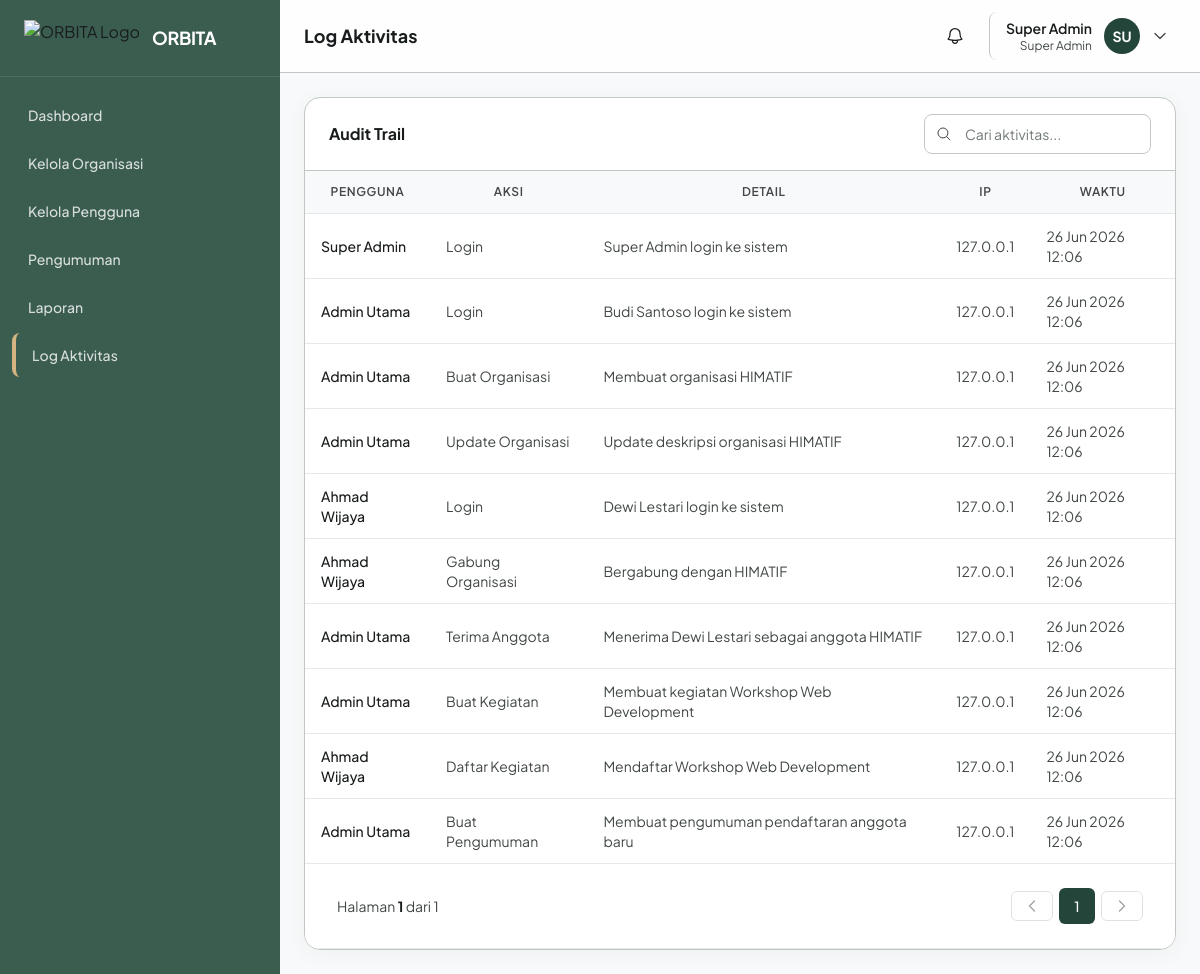
/pages/log/index.php (signed in), run on the app's committed database.
### tables this page shows
CREATE TABLE activity_log (
    id INT AUTO_INCREMENT PRIMARY KEY,
    user_id INT DEFAULT NULL,
    aksi VARCHAR(100) NOT NULL,
    detail TEXT,
    ip_address VARCHAR(45),
    user_agent TEXT,
    created_at DATETIME DEFAULT CURRENT_TIMESTAMP
);

CREATE TABLE users (
    id INT AUTO_INCREMENT PRIMARY KEY,
    nama VARCHAR(100) NOT NULL,
    email VARCHAR(100) NOT NULL UNIQUE,
    nim VARCHAR(20) NOT NULL UNIQUE,
    password VARCHAR(255) NOT NULL,
    role_id INT NOT NULL DEFAULT 2,
    no_hp VARCHAR(20),
    jurusan VARCHAR(100),
    angkatan VARCHAR(4),
    foto_profile VARCHAR(255) DEFAULT NULL,
    status ENUM('aktif', 'nonaktif', 'menunggu') DEFAULT 'aktif',
    reset_token VARCHAR(64) DEFAULT NULL,
    reset_expires DATETIME DEFAULT NULL,
    created_at DATETIME DEFAULT CURRENT_TIMESTAMP,
    updated_at DATETIME DEFAULT CURRENT_TIMESTAMP ON UPDATE CURRENT_TIMESTAMP,
    FOREIGN KEY (role_id) REFERENCES roles(id) ON DELETE CASCADE
);

### components/tables/log.php (the view, shortened to what this page needs)
<?php
foreach ($list as $log):
?>
<tr>
    <td class="text-sm font-medium text-on-surface"><?= e($log['nama'] ?? 'Sistem') ?></td>
    <td class="text-sm text-on-surface-variant"><?= e($log['aksi']) ?></td>
    <td class="text-sm text-on-surface-variant"><?= e($log['detail'] ?? '-') ?></td>
    <td class="text-sm text-on-surface-variant"><?= e($log['ip_address'] ?? '-') ?></td>
    <td class="text-sm text-on-surface-variant"><?= e(date('d M Y H:i', strtotime($log['created_at']))) ?></td>
</tr>
<?php endforeach; ?>
<?php if (!empty($list)): ?>
<tr><td colspan="5" class="bg-white border-t border-outline-variant"><?= renderPagination($p) ?></td></tr>
<?php endif; ?>

### components/head.php (shortened to what this page needs)
<!DOCTYPE html>
<html lang="id">
<head>
    <script src="https://cdn.tailwindcss.com"></script>
    <link rel="stylesheet" href="<?= BASE_URL ?>/assets/css/custom.css?v=3">
</head>
<body class="font-jakarta text-on-surface antialiased">

### components/sidebar.php (shortened to what this page needs)
<?php
$role = $_SESSION['role'] ?? '';
$current = $current_page ?? '';
function makeMenu(array $items): string {
    $html = '';
    foreach ($items as $item) {
        $isActive = (!empty($item['active'])) ? 'sidebar-active' : 'hover:bg-white/10';
        $html .= '<a href="' . $item['url'] . '" class="flex items-center gap-3 px-4 py-3 mx-3 rounded-lg text-white/80 transition-colors ' . $isActive . '">';
        $html .= $item['icon'];
        $html .= '<span class="text-sm font-medium">' . e($item['label']) . '</span></a>';
    }
    return $html;
}
$menus = [];
if ($role === 'Super Admin') {
    $menus = [
        ['page'=>'dashboard','label'=>'Dashboard','url'=>url('dashboard'),'icon'=>$icn['dashboard'],'active'=>$current==='dashboard'],
        ['page'=>'organisasi','label'=>'Kelola Organisasi','url'=>url('organisasi'),'icon'=>$icn['org'],'active'=>$current==='organisasi'],
        ['page'=>'pengguna','label'=>'Kelola Pengguna','url'=>url('pengguna'),'icon'=>$icn['users'],'active'=>$current==='pengguna'],
        ['page'=>'pengumuman','label'=>'Pengumuman','url'=>url('pengumuman'),'icon'=>$icn['announce'],'active'=>$current==='pengumuman'],
        ['page'=>'laporan','label'=>'Laporan','url'=>url('laporan'),'icon'=>$icn['report'],'active'=>$current==='laporan'],
        ['page'=>'log','label'=>'Log Aktivitas','url'=>url('log'),'icon'=>$icn['inbox'],'active'=>$current==='log'],
    ];
}
?>
<aside id="sidebar" class="fixed top-0 left-0 z-40 w-[280px] h-screen transition-transform -translate-x-full lg:translate-x-0 bg-primary-light">
    <div class="h-full flex flex-col">
        <div class="flex items-center gap-3 px-6 py-5 border-b border-white/10">
            <img src="<?= BASE_URL ?>/assets/images/orbita-logo.png" alt="ORBITA Logo" class="h-9 w-auto">
            <span class="text-white font-bold text-lg tracking-tight">ORBITA</span>
        </div>
        <nav class="flex-1 overflow-y-auto py-4 space-y-1">
            <?= makeMenu($menus) ?>
        </nav>
    </div>
</aside>

### components/navbar.php (shortened to what this page needs)
<header class="sticky top-0 z-20 bg-white/80 backdrop-blur border-b border-outline-variant">
    <div class="flex items-center justify-between px-6 py-3 lg:ml-[280px]">
        <div class="flex items-center gap-3">
            <h1 class="text-lg font-bold text-on-surface"><?= e($page_title ?? 'Dashboard') ?></h1>
        </div>
        <div class="flex items-center gap-4">
            <a href="<?= url('notifikasi') ?>" class="relative p-2 rounded-lg hover:bg-surface-low text-on-surface">
            </a>
            <div class="relative" id="profile-dropdown">
                <button type="button" onclick="toggleProfileDropdown()" class="flex items-center gap-3 pl-4 pr-2 py-1.5 rounded-lg border-l border-outline-variant cursor-pointer hover:bg-surface-low transition-colors">
                    <div class="text-right hidden sm:block">
                        <p class="text-sm font-semibold text-on-surface"><?= e($_SESSION['nama'] ?? 'User') ?></p>
                        <p class="text-xs text-on-surface-variant"><?= e($_SESSION['role'] ?? '') ?></p>
                    </div>
                    <div class="w-9 h-9 rounded-full bg-primary text-white flex items-center justify-center text-sm font-bold">
                        <?= e(strtoupper(substr($_SESSION['nama'] ?? 'U', 0, 2))) ?>
                    </div>
                    <svg id="profile-chevron" class="w-4 h-4 text-on-surface-variant transition-transform" fill="none" stroke="currentColor" stroke-width="2" viewBox="0 0 24 24"><path stroke-linecap="round" stroke-linejoin="round" d="M19.5 8.25l-7.5 7.5-7.5-7.5"/></svg>
                </button>
            </div>
        </div>
    </div>
</header>

### pages/log/index.php (shortened to what this page needs)
<?php
require_once __DIR__ . '/../../includes/functions.php';
$page_title = 'Log Aktivitas';
$current_page = 'log';
$pdo = db();
$search = trim($_GET['search'] ?? '');
$pageNum = max(1, (int) ($_GET['page'] ?? 1));
$perPage = 10;
$sql = "SELECT al.*, u.nama FROM activity_log al LEFT JOIN users u ON al.user_id=u.id WHERE 1=1";
$params = [];
$sql .= " ORDER BY al.created_at DESC";
$result = fetchPaginated($pdo, $sql, $params, $pageNum, $perPage);
$list = $result['list'];
$p = $result['p'];
?>
<?php require __DIR__ . '/../../components/head.php'; ?>
<?php require __DIR__ . '/../../components/sidebar.php'; ?>
<?php require __DIR__ . '/../../components/navbar.php'; ?>
<main class="p-6 lg:ml-[280px]">
    <div class="max-w-6xl mx-auto space-y-6">
        <div class="bg-white rounded-2xl border border-outline-variant shadow-card overflow-hidden">
            <div class="px-6 py-4 border-b border-outline-variant flex flex-col sm:flex-row sm:items-center justify-between gap-3">
                <h3 class="font-bold text-on-surface">Audit Trail</h3>
                <div class="relative max-w-xs">
                    <div class="absolute inset-y-0 left-0 pl-3 flex items-center pointer-events-none">
                    </div>
                    <form method="GET" action="" class="w-full">
                        <input type="text" name="search" value="<?= e($search) ?>" class="form-input !h-10 !pl-10 !text-sm w-full" placeholder="Cari aktivitas..." autocomplete="off" data-live-search data-target="#log-table-body">
                    </form>
                </div>
            </div>
            <div class="overflow-x-auto">
                <table class="w-full data-table">
                    <thead><tr><th>Pengguna</th><th>Aksi</th><th>Detail</th><th>IP</th><th>Waktu</th></tr></thead>
                    <tbody id="log-table-body">
                        <?php include __DIR__ . '/../../components/tables/log.php'; ?>
                    </tbody>
                </table>
            </div>
        </div>
    </div>
</main>
<?php require __DIR__ . '/../../components/footer.php'; ?>

### includes/functions.php (shortened to what this page needs)
<?php
function e(string $text): string {
    return htmlspecialchars($text, ENT_QUOTES, 'UTF-8');
}
function url(string $path = ''): string {
    return BASE_URL . '/' . ltrim($path, '/');
}
function paginate(int $total, int $page, int $perPage = 10): array {
    $totalPages = max(1, (int) ceil($total / $perPage));
    $page = max(1, min($page, $totalPages));
    $offset = ($page - 1) * $perPage;
    return [
        'page' => $page,
        'perPage' => $perPage,
        'total' => $total,
        'totalPages' => $totalPages,
        'offset' => $offset,
        'hasPrev' => $page > 1,
        'hasNext' => $page < $totalPages,
    ];
}
function fetchPaginated(PDO $pdo, string $baseSql, array $params = [], int $page = 1, int $perPage = 10, ?string $countSql = null): array {
    if ($countSql === null) {
        $countSql = preg_replace('/SELECT\b.*?\bFROM\b/si', 'SELECT COUNT(*) FROM', $baseSql, 1);
    }
    $countStmt = $pdo->prepare($countSql);
    $countStmt->execute($params);
    $total = (int) $countStmt->fetchColumn();
    $p = paginate($total, $page, $perPage);
    $stmt = $pdo->prepare($baseSql . ' LIMIT ? OFFSET ?');
    $stmt->execute([...$params, $p['perPage'], $p['offset']]);
    return ['list' => $stmt->fetchAll(), 'p' => $p];
}
function renderPagination(array $p): string {
    $page = $p['page'];
    $totalPages = $p['totalPages'];
    $start = max(1, $page - 2);
    $end = min($totalPages, $page + 2);
    if ($end - $start < 4) { $end = min($totalPages, $start + 4); }
    if ($end - $start < 4) { $start = max(1, $end - 4); }
    $html = '<nav class="flex items-center justify-between px-4 py-3" aria-label="Pagination">';
    $html .= '<div class="hidden sm:flex items-center gap-1">';
    $html .= '<span class="text-sm text-on-surface-variant">Halaman <strong class="text-on-surface">' . $page . '</strong> dari ' . $totalPages . '</span>';
    $html .= '</div>';
    $html .= '<div class="flex items-center gap-1.5">';
    $prevClass = 'px-3 py-1.5 rounded-md text-sm font-medium border border-outline-variant transition-colors ' . ($p['hasPrev'] ? 'text-on-surface hover:bg-surface-low' : 'text-on-surface-variant opacity-50 cursor-not-allowed');
    if ($p['hasPrev']) {
        $html .= '<a href="' . e(paginationUrl($page - 1)) . '" class="' . $prevClass . '"><svg class="w-4 h-4" fill="none" stroke="currentColor" stroke-width="2" viewBox="0 0 24 24"><path stroke-linecap="round" stroke-linejoin="round" d="M15.75 19.5L8.25 12l7.5-7.5"/></svg></a>';
    } else {
        $html .= '<span class="' . $prevClass . '"><svg class="w-4 h-4" fill="none" stroke="currentColor" stroke-width="2" viewBox="0 0 24 24"><path stroke-linecap="round" stroke-linejoin="round" d="M15.75 19.5L8.25 12l7.5-7.5"/></svg></span>';
    }
    for ($i = $start; $i <= $end; $i++) {
        $isActive = $i === $page;
        $cls = 'w-9 h-9 flex items-center justify-center rounded-md text-sm font-medium transition-colors ' . ($isActive ? 'bg-primary text-white' : 'text-on-surface hover:bg-surface-low border border-outline-variant');
        if ($isActive) {
            $html .= '<span class="' . $cls . '">' . $i . '</span>';
        } else {
            $html .= '<a href="' . e(paginationUrl($i)) . '" class="' . $cls . '">' . $i . '</a>';
        }
    }
    $nextClass = 'px-3 py-1.5 rounded-md text-sm font-medium border border-outline-variant transition-colors ' . ($p['hasNext'] ? 'text-on-surface hover:bg-surface-low' : 'text-on-surface-variant opacity-50 cursor-not-allowed');
    if ($p['hasNext']) {
        $html .= '<a href="' . e(paginationUrl($page + 1)) . '" class="' . $nextClass . '"><svg class="w-4 h-4" fill="none" stroke="currentColor" stroke-width="2" viewBox="0 0 24 24"><path stroke-linecap="round" stroke-linejoin="round" d="M8.25 4.5l7.5 7.5-7.5 7.5"/></svg></a>';
    } else {
        $html .= '<span class="' . $nextClass . '"><svg class="w-4 h-4" fill="none" stroke="currentColor" stroke-width="2" viewBox="0 0 24 24"><path stroke-linecap="round" stroke-linejoin="round" d="M8.25 4.5l7.5 7.5-7.5 7.5"/></svg></span>';
    }
    $html .= '</div></nav>';
    return $html;
}

### components/footer.php (shortened to what this page needs)
</body>
</html>

### assets/css/custom.css (style rules this page uses)
#sidebar { transition: transform 0.3s ease; }
.data-table th { font-size: 12px; font-weight: 600; text-transform: uppercase; letter-spacing: 0.05em; color: #414845; background: #f8f9fa; }
.data-table td, .data-table th { padding: 12px 16px; border-bottom: 1px solid #e7e8e9; }
.form-input { height: 44px; border: 1px solid #c1c8c3; border-radius: 0.5rem; padding: 0 14px; font-size: 14px; transition: all 0.2s; width: 100%; background: white; }
.form-input::placeholder { color: #717974; }

### components/head.php (style rules this page uses)
body { font-family: 'Plus Jakarta Sans', sans-serif; background-color: #f8f9fa; }
.sidebar-active { background-color: #3B5D50; border-left: 4px solid #D4B483; }

### data on the page
activity_log: user.nama "Super Admin", aksi "Login", detail "Super Admin login ke sistem", ip_address "127.0.0.1", created_at "26 Jun 2026 12:06"
activity_log: user.nama "Admin Utama", aksi "Login", detail "Budi Santoso login ke sistem", ip_address "127.0.0.1", created_at "26 Jun 2026 12:06"
activity_log: user.nama "Admin Utama", aksi "Buat Organisasi", detail "Membuat organisasi HIMATIF", ip_address "127.0.0.1", created_at "26 Jun 2026 12:06"
activity_log: user.nama "Admin Utama", aksi "Update Organisasi", detail "Update deskripsi organisasi HIMATIF", ip_address "127.0.0.1", created_at "26 Jun 2026 12:06"
activity_log: user.nama "Ahmad Wijaya", aksi "Login", detail "Dewi Lestari login ke sistem", ip_address "127.0.0.1", created_at "26 Jun 2026 12:06"
activity_log: user.nama "Ahmad Wijaya", aksi "Gabung Organisasi", detail "Bergabung dengan HIMATIF", ip_address "127.0.0.1", created_at "26 Jun 2026 12:06"
activity_log: user.nama "Admin Utama", aksi "Terima Anggota", detail "Menerima Dewi Lestari sebagai anggota HIMATIF", ip_address "127.0.0.1", created_at "26 Jun 2026 12:06"
activity_log: user.nama "Admin Utama", aksi "Buat Kegiatan", detail "Membuat kegiatan Workshop Web Development", ip_address "127.0.0.1", created_at "26 Jun 2026 12:06"
activity_log: user.nama "Ahmad Wijaya", aksi "Daftar Kegiatan", detail "Mendaftar Workshop Web Development", ip_address "127.0.0.1", created_at "26 Jun 2026 12:06"
activity_log: user.nama "Admin Utama", aksi "Buat Pengumuman", detail "Membuat pengumuman pendaftaran anggota baru", ip_address "127.0.0.1", created_at "26 Jun 2026 12:06"

### other printed values
$item['label'] "Dashboard"
$item['label'] "Kelola Organisasi"
$item['label'] "Kelola Pengguna"
$item['label'] "Pengumuman"
$item['label'] "Laporan"
$item['label'] "Log Aktivitas"
$page_title "Log Aktivitas"
$_SESSION['nama'] "Super Admin"
$_SESSION['role'] "Super Admin"
substr($_SESSION['nama'] ?? 'U', 0, 2) "SU"
$page "1"
$totalPages "1"
